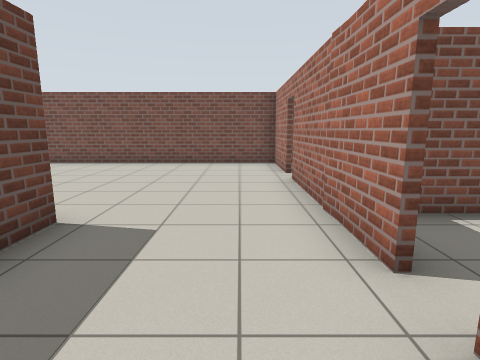
view 1 (above)

14 first-person views from a walk through a world built for the Gazebo simulator. The camera is 1.2 m above the floor, tilts 10° down and sees 80° across. The floor is counted in squares, 1 m on a side. Each view is taken from the middle of a square. On the plan, view 1 faces up. The plan holds only what a view shows up to about 12 squares ahead; the rest is blank.

view 2
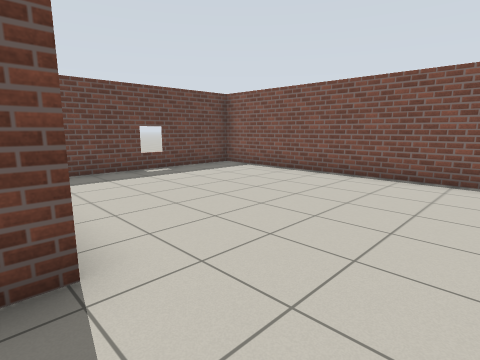

view 3
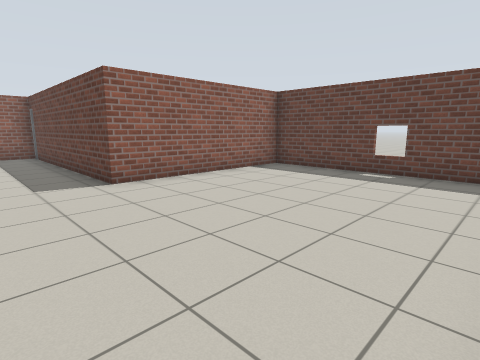

view 4
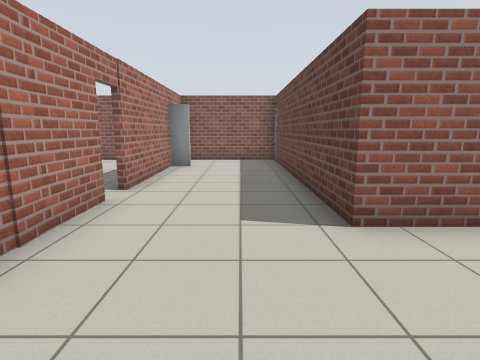

view 5
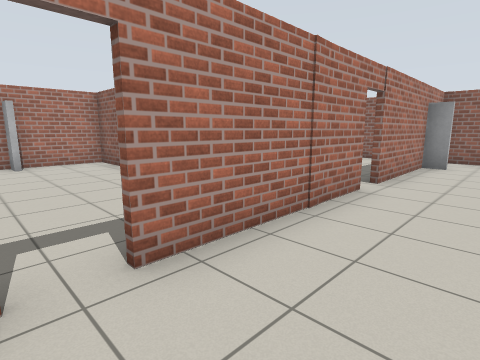

view 6
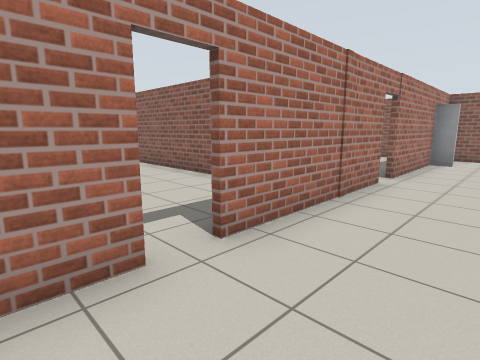

view 7
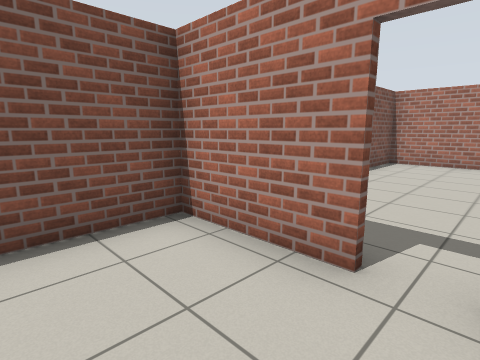

view 8
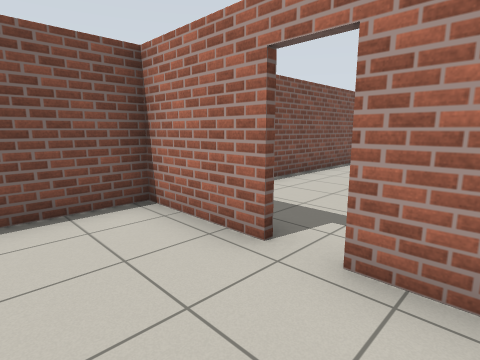

view 9
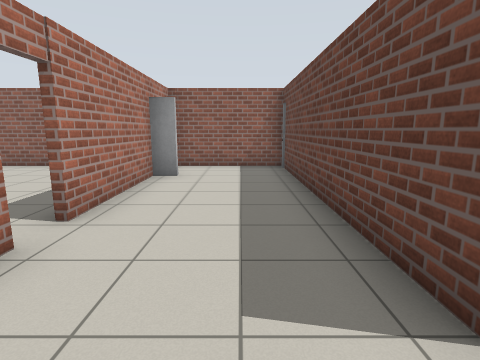

view 10
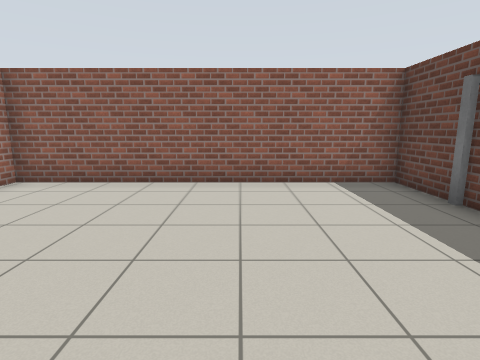

view 11
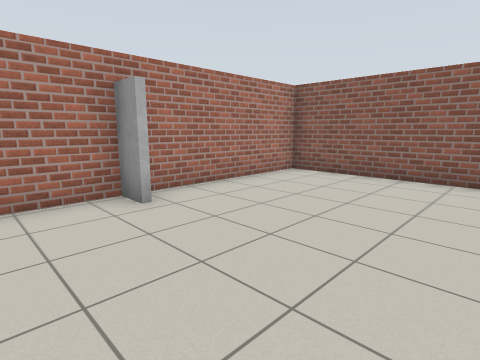

view 12
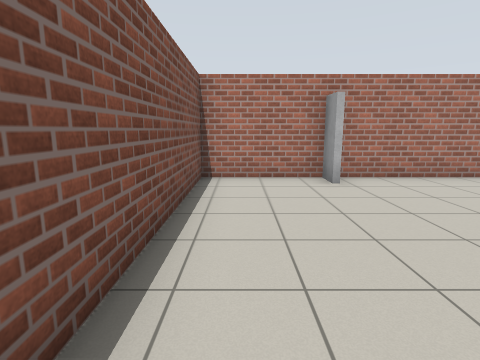

view 13
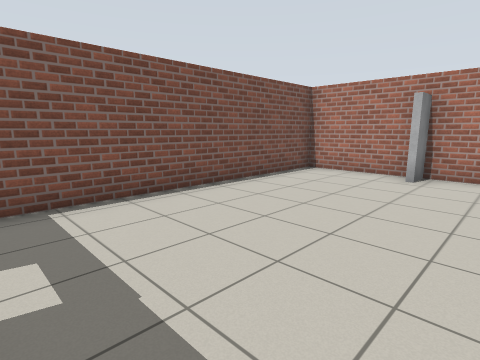

view 14
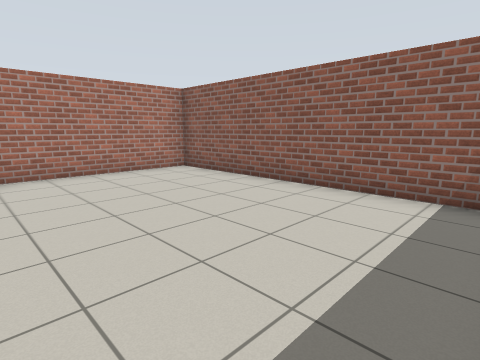

### Floor plan
Points are (right, up) in squares from view 1. A wall is a line through its corners. A room is listed if a view was taken in it or the views show most of it. See-through windows are left out.
Room 1 (views 1, 2, 3, 4, 5, 6, 7, 8, 9)
walls: (1.3, 2.2) (1.3, 7.1); (1.3, 7.8) (1.3, 10.5) (-8.2, 10.5) (-8.2, 3.6) (-2.4, 3.6) (-2.4, -3.5); (1.3, -2.4) (1.3, 1.4); (-2.5, -4.5) (1.1, -4.5)
ways out: open door at (1, 2) to room 2; open door at (1, 7.5)
Room 2 (views 10, 11, 12, 13, 14)
walls: (1.4, -2.1) (1.4, -4.5) (10.2, -4.5) (10.1, 0.5); (10.1, 1.4) (10.1, 4) (2.3, 4)
ways out: open door at (1, 2) to room 1
objects: door leaf (1, -3)
Room 3 (no view inside)
walls: (4.9, 4.1) (10.1, 4.1) (10.1, 6.6); (10.1, 7.5) (10.1, 10.5) (4.6, 10.5)

Positions as (right, up) in squares from view 1, and headings:
1: (0, 0), facing up
2: (0, 3), facing up-left
3: (0, 10), facing down-left
4: (-1, 7), facing down
5: (-1, 8), facing down-right
6: (-1, 9), facing down-right
7: (-1, 7), facing up-right
8: (-1, 6), facing up-right
9: (-1, 5), facing down
10: (5, 2), facing down
11: (5, 3), facing down-right
12: (3, 3), facing right
13: (2, -1), facing up-right
14: (2, 1), facing down-right
